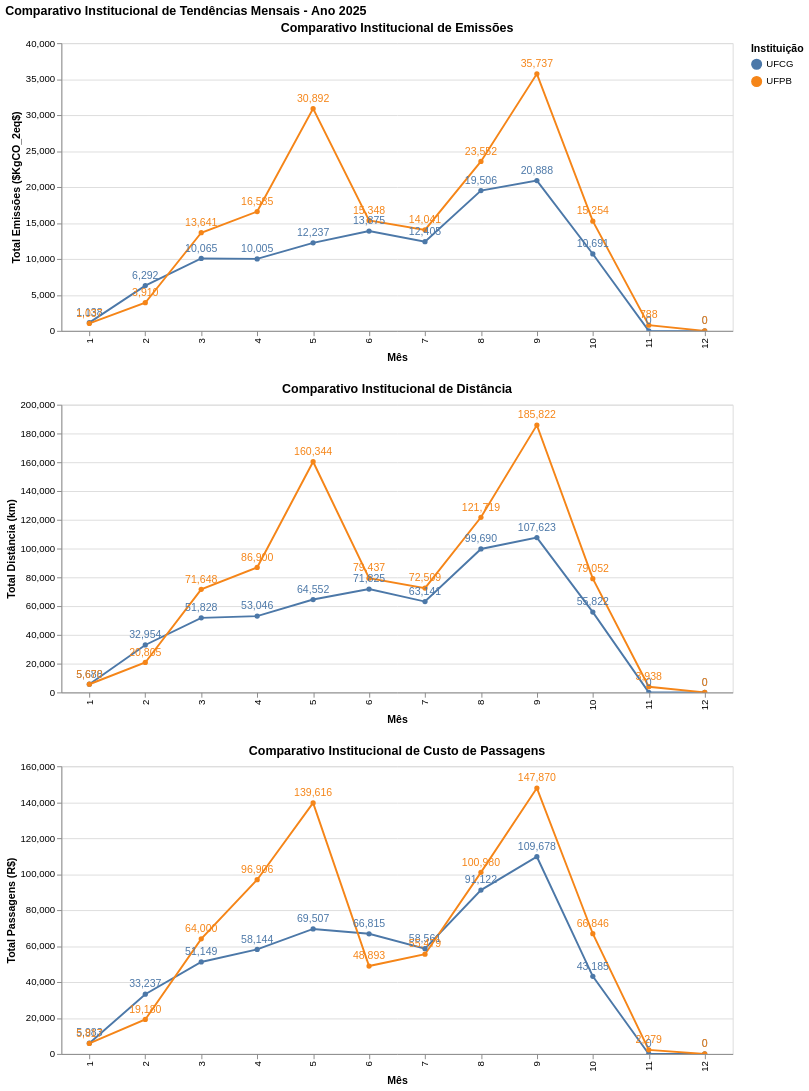

This figure's notebook cell:
### Code cell
dashboard_comparativo # Mostra o gráfico comparativo final

### Figure 1 — Vega-Lite specification as saved in the notebook (floating-point values rounded to 4 significant figures)
{"config": {"view": {"continuousWidth": 300, "continuousHeight": 300}}, "vconcat": [{"layer": [{"mark": {"type": "line", "point": true}, "encoding": {"color": {"field": "Instituicao", "title": "Instituição", "type": "nominal"}, "tooltip": [{"field": "Instituicao", "type": "nominal"}, {"field": "Mes_Ano", "type": "nominal"}, {"field": "Total_Emissoes_KgCO2eq", "format": ",.0f", "title": "Emissões ($KgCO_2eq$)", "type": "quantitative"}, {"field": "Total_Distancia_Km", "format": ",.0f", "title": "Distância (km)", "type": "quantitative"}, {"field": "Total_Passagens", "format": ",.2f", "title": "Passagens (R$)", "type": "quantitative"}], "x": {"axis": {"labels": true, "ticks": true, "title": "Mês"}, "field": "Mes_Num", "type": "ordinal"}, "y": {"field": "Total_Emissoes_KgCO2eq", "title": "Total Emissões ($KgCO_2eq$)", "type": "quantitative"}}, "name": "view_19"}, {"mark": {"type": "text", "color": "black", "dy": -10}, "encoding": {"color": {"field": "Instituicao", "title": "Instituição", "type": "nominal"}, "text": {"field": "Total_Emissoes_KgCO2eq", "format": ",.0f", "type": "quantitative"}, "tooltip": [{"field": "Instituicao", "type": "nominal"}, {"field": "Mes_Ano", "type": "nominal"}, {"field": "Total_Emissoes_KgCO2eq", "format": ",.0f", "title": "Emissões ($KgCO_2eq$)", "type": "quantitative"}, {"field": "Total_Distancia_Km", "format": ",.0f", "title": "Distância (km)", "type": "quantitative"}, {"field": "Total_Passagens", "format": ",.2f", "title": "Passagens (R$)", "type": "quantitative"}], "x": {"axis": {"labels": true, "ticks": true, "title": "Mês"}, "field": "Mes_Num", "type": "ordinal"}, "y": {"field": "Total_Emissoes_KgCO2eq", "type": "quantitative"}}}], "title": "Comparativo Institucional de Emissões", "width": 700}, {"layer": [{"mark": {"type": "line", "point": true}, "encoding": {"color": {"field": "Instituicao", "title": "Instituição", "type": "nominal"}, "tooltip": [{"field": "Instituicao", "type": "nominal"}, {"field": "Mes_Ano", "type": "nominal"}, {"field": "Total_Emissoes_KgCO2eq", "format": ",.0f", "title": "Emissões ($KgCO_2eq$)", "type": "quantitative"}, {"field": "Total_Distancia_Km", "format": ",.0f", "title": "Distância (km)", "type": "quantitative"}, {"field": "Total_Passagens", "format": ",.2f", "title": "Passagens (R$)", "type": "quantitative"}], "x": {"axis": {"labels": true, "ticks": true, "title": "Mês"}, "field": "Mes_Num", "type": "ordinal"}, "y": {"field": "Total_Distancia_Km", "title": "Total Distância (km)", "type": "quantitative"}}, "name": "view_20"}, {"mark": {"type": "text", "color": "black", "dy": -10}, "encoding": {"color": {"field": "Instituicao", "title": "Instituição", "type": "nominal"}, "text": {"field": "Total_Distancia_Km", "format": ",.0f", "type": "quantitative"}, "tooltip": [{"field": "Instituicao", "type": "nominal"}, {"field": "Mes_Ano", "type": "nominal"}, {"field": "Total_Emissoes_KgCO2eq", "format": ",.0f", "title": "Emissões ($KgCO_2eq$)", "type": "quantitative"}, {"field": "Total_Distancia_Km", "format": ",.0f", "title": "Distância (km)", "type": "quantitative"}, {"field": "Total_Passagens", "format": ",.2f", "title": "Passagens (R$)", "type": "quantitative"}], "x": {"axis": {"labels": true, "ticks": true, "title": "Mês"}, "field": "Mes_Num", "type": "ordinal"}, "y": {"field": "Total_Distancia_Km", "type": "quantitative"}}}], "title": "Comparativo Institucional de Distância", "width": 700}, {"layer": [{"mark": {"type": "line", "point": true}, "encoding": {"color": {"field": "Instituicao", "title": "Instituição", "type": "nominal"}, "tooltip": [{"field": "Instituicao", "type": "nominal"}, {"field": "Mes_Ano", "type": "nominal"}, {"field": "Total_Emissoes_KgCO2eq", "format": ",.0f", "title": "Emissões ($KgCO_2eq$)", "type": "quantitative"}, {"field": "Total_Distancia_Km", "format": ",.0f", "title": "Distância (km)", "type": "quantitative"}, {"field": "Total_Passagens", "format": ",.2f", "title": "Passagens (R$)", "type": "quantitative"}], "x": {"axis": {"labels": true, "ticks": true, "title": "Mês"}, "field": "Mes_Num", "type": "ordinal"}, "y": {"field": "Total_Passagens", "title": "Total Passagens (R$)", "type": "quantitative"}}, "name": "view_21"}, {"mark": {"type": "text", "color": "black", "dy": -10}, "encoding": {"color": {"field": "Instituicao", "title": "Instituição", "type": "nominal"}, "text": {"field": "Total_Passagens", "format": ",.0f", "type": "quantitative"}, "tooltip": [{"field": "Instituicao", "type": "nominal"}, {"field": "Mes_Ano", "type": "nominal"}, {"field": "Total_Emissoes_KgCO2eq", "format": ",.0f", "title": "Emissões ($KgCO_2eq$)", "type": "quantitative"}, {"field": "Total_Distancia_Km", "format": ",.0f", "title": "Distância (km)", "type": "quantitative"}, {"field": "Total_Passagens", "format": ",.2f", "title": "Passagens (R$)", "type": "quantitative"}], "x": {"axis": {"labels": true, "ticks": true, "title": "Mês"}, "field": "Mes_Num", "type": "ordinal"}, "y": {"field": "Total_Passagens", "type": "quantitative"}}}], "title": "Comparativo Institucional de Custo de Passagens", "width": 700}], "data": {"name": "data-cbfdc81ed2b0f035299cb6987feced0d"}, "params": [{"name": "param_7", "select": {"type": "interval", "encodings": ["x", "y"]}, "bind": "scales", "views": ["view_19", "view_20", "view_21"]}], "title": "Comparativo Institucional de Tendências Mensais - Ano 2025", "$schema": "https://vega.github.io/schema/vega-lite/v5.20.1.json", "datasets": {"data-cbfdc81ed2b0f035299cb6987feced0d": [{"Mes_Num": 1, "Mes_Ano": "2025-01", "Total_Distancia_Km": 5688.0, "Total_Emissoes_KgCO2eq": 1138.0, "Total_Viagens": 1, "Total_Passagens": 5983.0, "Instituicao": "UFCG"}, {"Mes_Num": 2, "Mes_Ano": "2025-02", "Total_Distancia_Km": 32950.0, "Total_Emissoes_KgCO2eq": 6292.0, "Total_Viagens": 7, "Total_Passagens": 33240.0, "Instituicao": "UFCG"}, {"Mes_Num": 3, "Mes_Ano": "2025-03", "Total_Distancia_Km": 51830.0, "Total_Emissoes_KgCO2eq": 10070.0, "Total_Viagens": 13, "Total_Passagens": 51150.0, "Instituicao": "UFCG"}, {"Mes_Num": 4, "Mes_Ano": "2025-04", "Total_Distancia_Km": 53050.0, "Total_Emissoes_KgCO2eq": 10000.0, "Total_Viagens": 15, "Total_Passagens": 58140.0, "Instituicao": "UFCG"}, {"Mes_Num": 5, "Mes_Ano": "2025-05", "Total_Distancia_Km": 64550.0, "Total_Emissoes_KgCO2eq": 12240.0, "Total_Viagens": 20, "Total_Passagens": 69510.0, "Instituicao": "UFCG"}, {"Mes_Num": 6, "Mes_Ano": "2025-06", "Total_Distancia_Km": 71830.0, "Total_Emissoes_KgCO2eq": 13880.0, "Total_Viagens": 19, "Total_Passagens": 66810.0, "Instituicao": "UFCG"}, {"Mes_Num": 7, "Mes_Ano": "2025-07", "Total_Distancia_Km": 63140.0, "Total_Emissoes_KgCO2eq": 12410.0, "Total_Viagens": 15, "Total_Passagens": 58560.0, "Instituicao": "UFCG"}, {"Mes_Num": 8, "Mes_Ano": "2025-08", "Total_Distancia_Km": 99690.0, "Total_Emissoes_KgCO2eq": 19510.0, "Total_Viagens": 29, "Total_Passagens": 91120.0, "Instituicao": "UFCG"}, {"Mes_Num": 9, "Mes_Ano": "2025-09", "Total_Distancia_Km": 107600.0, "Total_Emissoes_KgCO2eq": 20890.0, "Total_Viagens": 29, "Total_Passagens": 109700.0, "Instituicao": "UFCG"}, {"Mes_Num": 10, "Mes_Ano": "2025-10", "Total_Distancia_Km": 55820.0, "Total_Emissoes_KgCO2eq": 10690.0, "Total_Viagens": 14, "Total_Passagens": 43180.0, "Instituicao": "UFCG"}, {"Mes_Num": 11, "Mes_Ano": "2025-11", "Total_Distancia_Km": 0.0, "Total_Emissoes_KgCO2eq": 0.0, "Total_Viagens": 0, "Total_Passagens": 0.0, "Instituicao": "UFCG"}, {"Mes_Num": 12, "Mes_Ano": "2025-12", "Total_Distancia_Km": 0.0, "Total_Emissoes_KgCO2eq": 0.0, "Total_Viagens": 0, "Total_Passagens": 0.0, "Instituicao": "UFCG"}, {"Mes_Num": 1, "Mes_Ano": "2025-01", "Total_Distancia_Km": 5670.0, "Total_Emissoes_KgCO2eq": 1037.0, "Total_Viagens": 2, "Total_Passagens": 5817.0, "Instituicao": "UFPB"}, {"Mes_Num": 2, "Mes_Ano": "2025-02", "Total_Distancia_Km": 20800.0, "Total_Emissoes_KgCO2eq": 3910.0, "Total_Viagens": 6, "Total_Passagens": 19180.0, "Instituicao": "UFPB"}, {"Mes_Num": 3, "Mes_Ano": "2025-03", "Total_Distancia_Km": 71650.0, "Total_Emissoes_KgCO2eq": 13640.0, "Total_Viagens": 19, "Total_Passagens": 64000.0, "Instituicao": "UFPB"}, {"Mes_Num": 4, "Mes_Ano": "2025-04", "Total_Distancia_Km": 86900.0, "Total_Emissoes_KgCO2eq": 16590.0, "Total_Viagens": 24, "Total_Passagens": 96910.0, "Instituicao": "UFPB"}, {"Mes_Num": 5, "Mes_Ano": "2025-05", "Total_Distancia_Km": 160300.0, "Total_Emissoes_KgCO2eq": 30890.0, "Total_Viagens": 37, "Total_Passagens": 139600.0, "Instituicao": "UFPB"}, {"Mes_Num": 6, "Mes_Ano": "2025-06", "Total_Distancia_Km": 79440.0, "Total_Emissoes_KgCO2eq": 15350.0, "Total_Viagens": 20, "Total_Passagens": 48890.0, "Instituicao": "UFPB"}, {"Mes_Num": 7, "Mes_Ano": "2025-07", "Total_Distancia_Km": 72510.0, "Total_Emissoes_KgCO2eq": 14040.0, "Total_Viagens": 20, "Total_Passagens": 55480.0, "Instituicao": "UFPB"}, {"Mes_Num": 8, "Mes_Ano": "2025-08", "Total_Distancia_Km": 121700.0, "Total_Emissoes_KgCO2eq": 23550.0, "Total_Viagens": 37, "Total_Passagens": 101000.0, "Instituicao": "UFPB"}, {"Mes_Num": 9, "Mes_Ano": "2025-09", "Total_Distancia_Km": 185800.0, "Total_Emissoes_KgCO2eq": 35740.0, "Total_Viagens": 55, "Total_Passagens": 147900.0, "Instituicao": "UFPB"}, {"Mes_Num": 10, "Mes_Ano": "2025-10", "Total_Distancia_Km": 79050.0, "Total_Emissoes_KgCO2eq": 15250.0, "Total_Viagens": 21, "Total_Passagens": 66850.0, "Instituicao": "UFPB"}, {"Mes_Num": 11, "Mes_Ano": "2025-11", "Total_Distancia_Km": 3938.0, "Total_Emissoes_KgCO2eq": 787.9, "Total_Viagens": 1, "Total_Passagens": 2279.0, "Instituicao": "UFPB"}, {"Mes_Num": 12, "Mes_Ano": "2025-12", "Total_Distancia_Km": 0.0, "Total_Emissoes_KgCO2eq": 0.0, "Total_Viagens": 0, "Total_Passagens": 0.0, "Instituicao": "UFPB"}]}}
